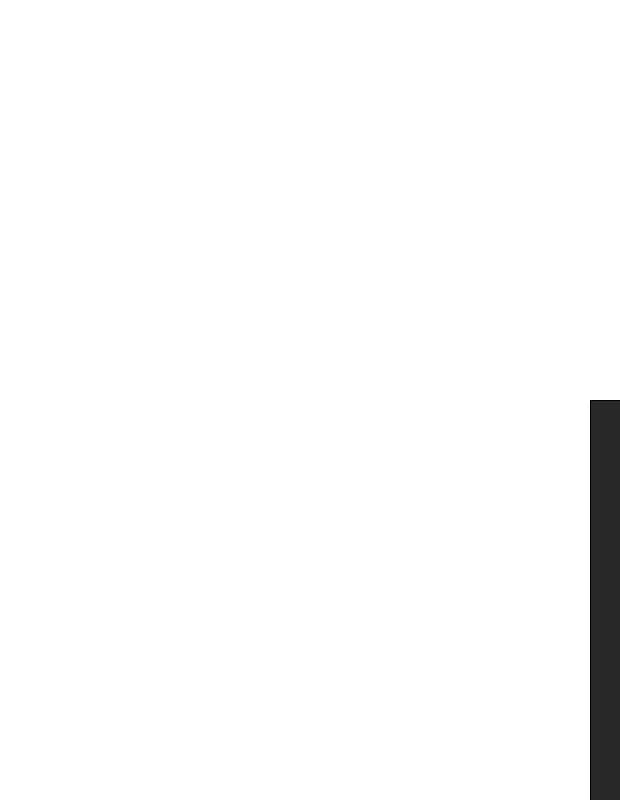
Frame 1 (no input)
Frame 60 (the mouse pressed at the canvas centre just before this capture): identical to frame 1, image omitted
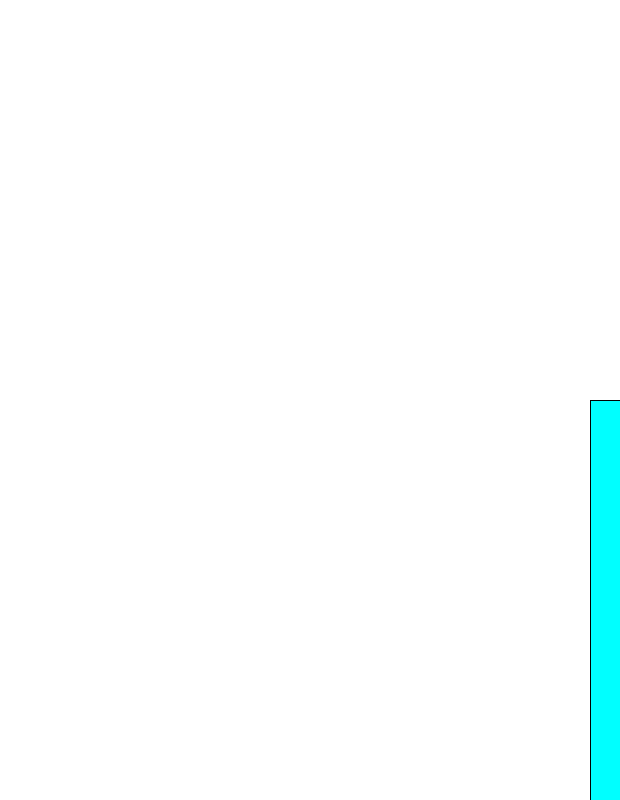
Frame 120 (the mouse held since frame 60 and released just before this capture)

The Processing sketch that drew these frames (run headless with seeded random() and noise(); from frame 60 on, the mouse is pressed at the canvas centre):

// Processing sketch: sketch_003
// ── sketch_003.pde
int w=30;
int h=400;
int R1,G1,B1,Gray;

void setup(){
  size(620,800);
  background(255);
  colorMode(HSB,width,255,255);
  R1=0;
  G1=0;
  B1=40;
  Gray=220;
}

void draw(){
  
  fill(R1+mouseX,G1+mouseX,B1+mouseX);//primero
  rect(0+20*w-10, h, w, h);
  
  
}
